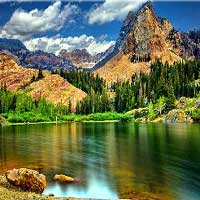
#> input picture 11239A031/EX-2/download.jpg, 200 x 200 px
$ python 'binary image processing.py'
#> lines starting #> are read from the running program, lines starting #| are printed output that depends on the picture; after the words box and inside, x2 and y2 are one past the last pixel; in counts of white or black regions, pixels touching at a corner belong together
import cv2
import numpy as np

# Read image in grayscale
img = cv2.imread("download.jpg", 0)
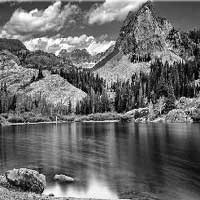
#> img: shape (200, 200); min 0, max 255, mean 106.5

# Binary Thresholding
_, binary = cv2.threshold(img, 127, 255, cv2.THRESH_BINARY)
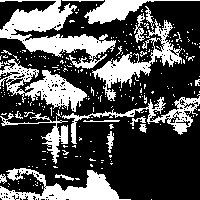
#> binary: shape (200, 200); 31.3% white; 274 white regions (255 under 20 px), largest, box (x1, y1, x2, y2) and area: (0, 0, 116, 69) 3026, (0, 168, 131, 200) 1811, (0, 59, 87, 112) 1772

# Structuring Element (Kernel)
kernel = np.ones((5, 5), np.uint8)

# Erosion
erosion = cv2.erode(binary, kernel, iterations=1)
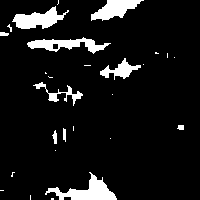
#> erosion: shape (200, 200); 8.8% white; 27 white regions (17 under 20 px), largest, box (x1, y1, x2, y2) and area: (45, 172, 117, 200) 794, (12, 6, 69, 29) 660, (27, 37, 111, 54) 626

# Dilation
dilation = cv2.dilate(binary, kernel, iterations=1)
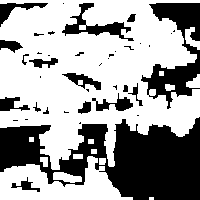
#> dilation: shape (200, 200); 63.1% white; 40 black regions (23 under 20 px), largest, box (x1, y1, x2, y2) and area: (0, 117, 200, 200) 9388, (141, 3, 200, 109) 2524, (62, 3, 134, 41) 743

# Opening (Erosion followed by Dilation)
opening = cv2.morphologyEx(binary, cv2.MORPH_OPEN, kernel)
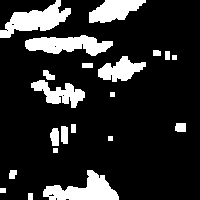
#> opening: shape (200, 200); 16.7% white; 21 white regions, largest, box (x1, y1, x2, y2) and area: (0, 0, 71, 38) 1229, (43, 170, 119, 200) 1192, (25, 35, 113, 56) 1146

# Closing (Dilation followed by Erosion)
closing = cv2.morphologyEx(binary, cv2.MORPH_CLOSE, kernel)
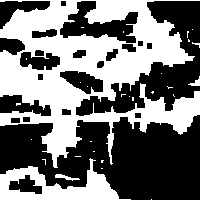
#> closing: shape (200, 200); 45.7% white; 29 white regions (25 under 20 px), largest, box (x1, y1, x2, y2) and area: (0, 0, 200, 168) 15731, (0, 158, 131, 200) 2299, (55, 174, 80, 181) 74, (188, 76, 200, 86) 51

# Display Results
cv2.imshow("Original Image", img)
cv2.imshow("Binary Image", binary)
cv2.imshow("Erosion", erosion)
cv2.imshow("Dilation", dilation)
cv2.imshow("Opening", opening)
cv2.imshow("Closing", closing)

cv2.waitKey(0)
cv2.destroyAllWindows()
